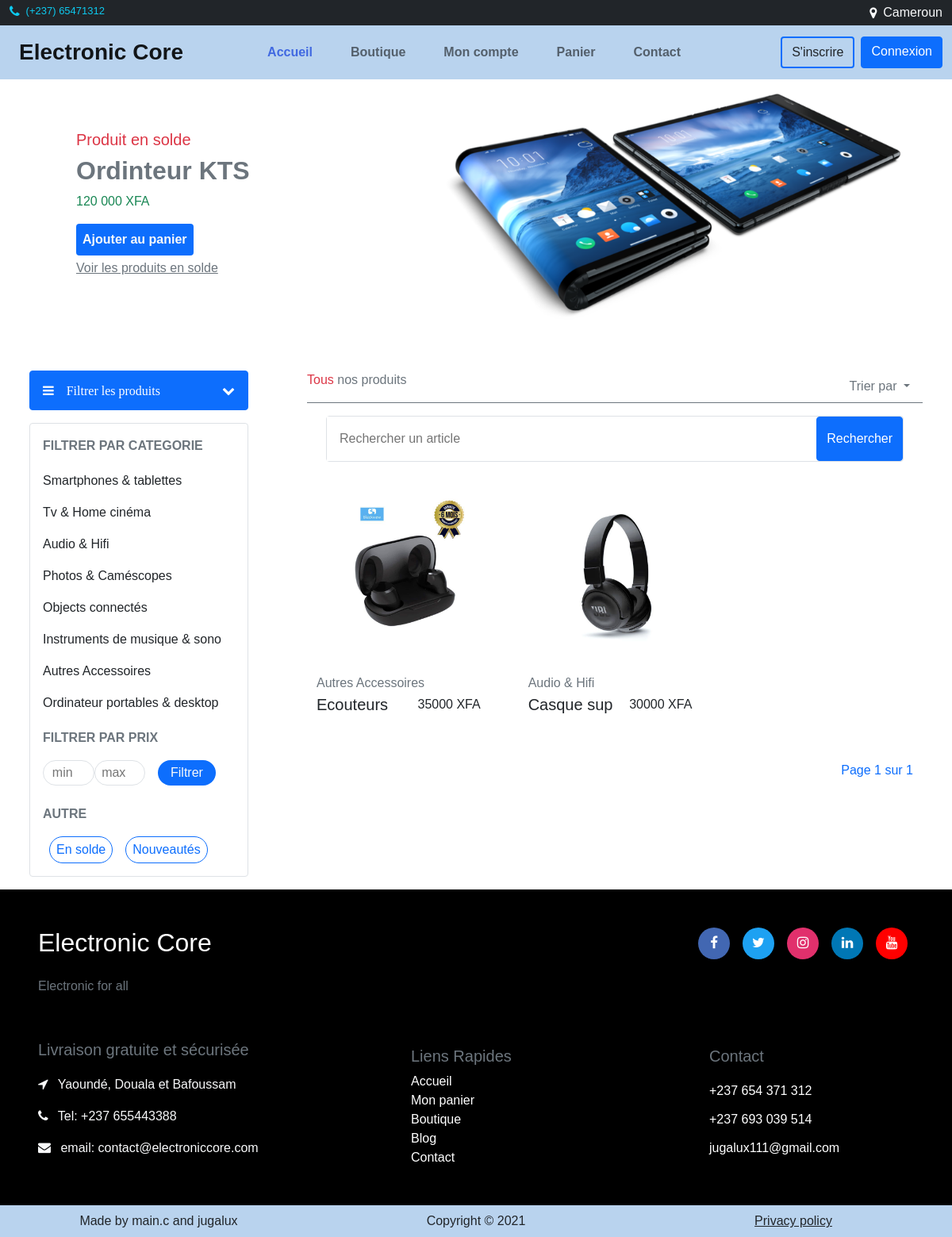
/articles/sort/plus-anciens, run on an earlier commit of the app's database.
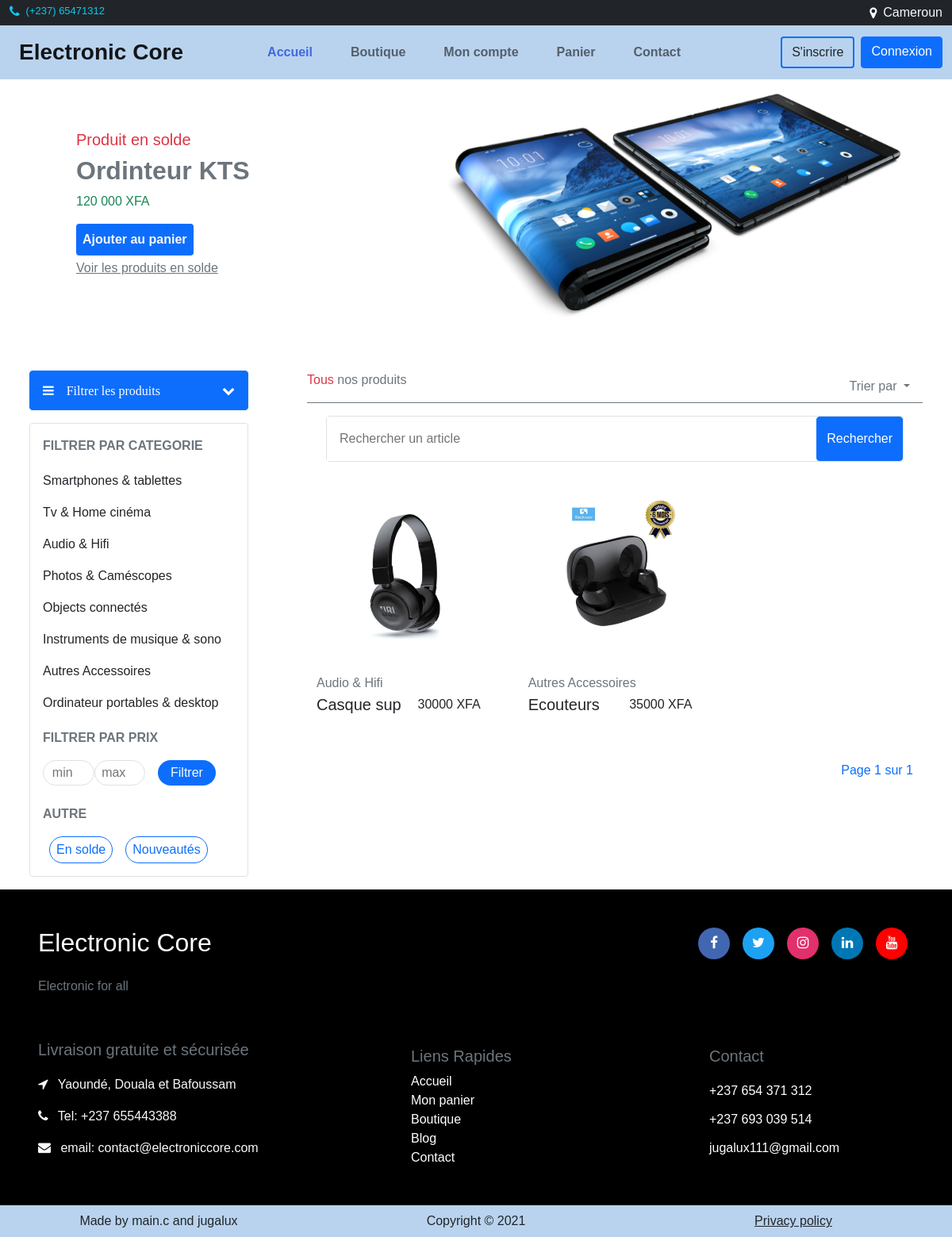
And on a later commit of the database.
### core/models.py (models this page shows, shortened)
class Category(models.Model):
    name = models.CharField(max_length=200, unique=True)
    slug = models.SlugField(max_length=200, unique=True)
    class Meta:
        verbose_name = 'Category'
        verbose_name_plural = 'Categories'
    def __str__(self):
        return f'{self.name}'

class Product(models.Model):
    STATUS = (
        ('New', 'New'),
        ('On Sale', 'On Sale'),
        ('Reached Limits', 'Reached Limits')
    )
    title = models.CharField(max_length=200, unique=True)
    slug = models.SlugField(max_length=200, unique=True)
    price = models.IntegerField()
    full_desc = QuillField(default='', null=True, blank=True)
    mini_desc = QuillField(default='', null=True, blank=True)
    qte = models.IntegerField()
    status = models.CharField(max_length=100, choices=STATUS, default='New')
    post_on = models.DateField(auto_now=True)
    category_id = models.ForeignKey(Category, models.CASCADE)
    def get_main_image(self):
        return self.images.get(title='main').image.url

class ProductImage(models.Model):
    title = models.CharField(max_length=200)
    image = models.ImageField(upload_to='products_image')
    product = models.ForeignKey(Product, models.CASCADE, related_name='images')

### core/views.py (the view)
class SortProductView(View):
    template_name = "core/sort_product.html"
    def get(self, request, sort_type):
        if Product.objects.filter(status='On sale').exists():
            on_solde_set  = Product.objects.filter(status='On sale')
            item = on_solde_set[random.randint(0, len(on_solde_set))]
        else:
            item = None
        product_list = Product.objects.order_by('?')
        if sort_type == 'plus-recents':
            product_list = Product.objects.order_by('+post_on')
        elif sort_type == 'plus-anciens':
            product_list = Product.objects.order_by('-post_on')
        elif sort_type == 'bas-haut':
            product_list = Product.objects.order_by('price')
        elif sort_type == 'haut-bas':
            product_list = Product.objects.order_by('-price')
        paginator = Paginator(product_list, 12)
        page = request.GET.get('page')
        try:
            products = paginator.page(page)
        except PageNotAnInteger:
            products = paginator.page(1)
        except EmptyPage:
            products = paginator.page(paginator.num_pages)
        context = {"products": products, 'item': item}
        return render(request, self.template_name, context)

### core/context_processors.py (called while the page is built)
def categories(request):
    categories = Category.objects.all()
    return {'categories': categories}

### core/templates/core/sort_product.html (shortened to what the changed rows need)
{% extends 'core/base.html' %}
{% block content %}
	<div class="container-fluid py-3">
		<div class="row">
			<div class="col-lg-4 pb-5 pt-lg-5 pt-4 ms-lg-5 ps-lg-5 ps-3 order-lg-1 rounded mx-auto">
				<h2 class="fw-bold text-secondary">Ordinteur KTS</h2>
			</div>
		</div>
		<div class="row mt-3">
			<div class="col-lg-3 mx-auto pt-5">
				<div class="mb-lg-0 mb-2">
		            <div class="collapse show border rounded" id="collapseCategorie">
		                <ul class="list-unstyled">
		                   {% for category in categories %}
		                        <li class="my-2"><a class="dropdown-item" href="{% url 'core:show_category' category.slug %}">{{ category.name }}</a></li>
							{%endfor%}
		                </ul>
				    </div>
				</div>
			</div>
			<div class="col-lg-8 mx-auto pt-5">
				<div class="row">
					{% for product in products %}
						<div class="col-lg-4 mt-3">
							<div class="product rounded p-2 h-100">
							  	<img src="{{ product.get_main_image }}" class="img-fluid" alt="" />
							   	<div class="ps-1 mt-3 w-100">
									<p class="text-secondary my-0">{{ product.category_id }}</p>
									<div class="d-flex justify-content-between">
										<p class="fs-5 my-auto">{{ product.title|slice:":10" }}</p>
										<p class="my-auto me-lg-3">{{ product.price }} XFA</p>
									</div>
							   	</div>
							</div>
						</div>
					{% empty %}
						<div class="container d-grid">
							<img src="/static/core/images/nothing.svg" class="img-fluid mx-auto">
							<h5 class="fw-bold text-center text-center">Nothing here</h5>
						</div>
					{% endfor %}
				</div>
			</div>
		</div>
	</div>
{% endblock %}

What changed in the data, as far as the page shows it:
changed Product "Casque sup": moves up the list
